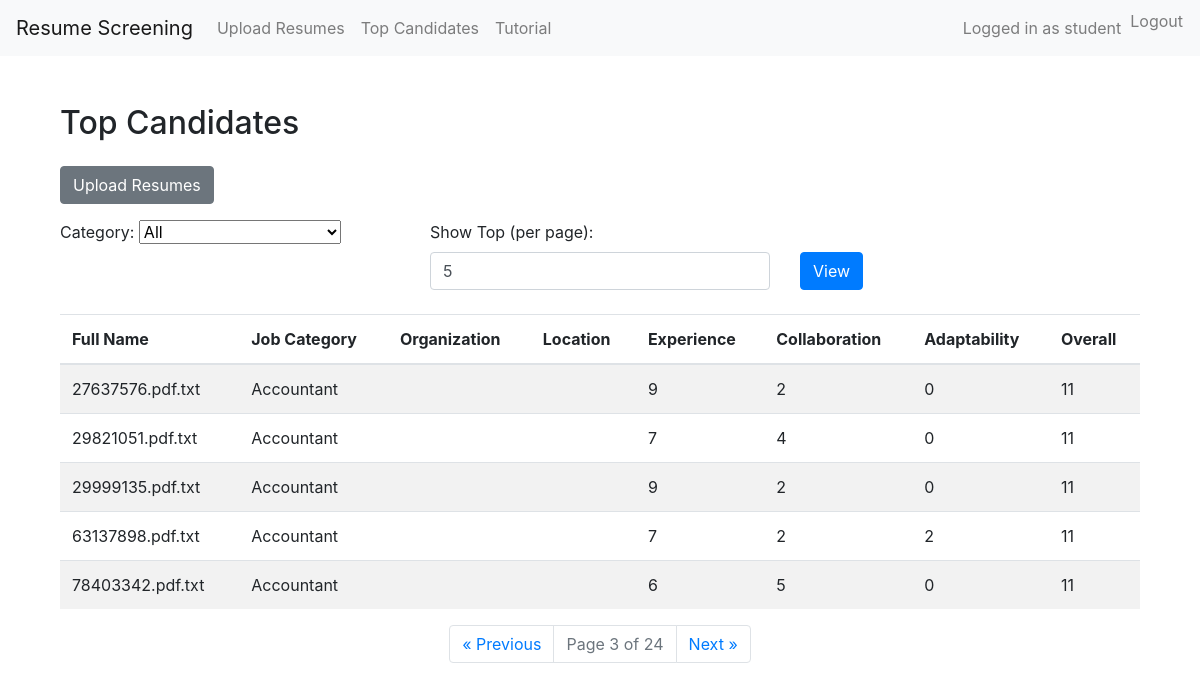
Page /upload/results/?page=3&category=&count=5 (signed in) on the committed database.
### screening/models.py (models this page shows, shortened)
class ScreeningResult(models.Model):
    resume = models.OneToOneField(Resume, on_delete=models.CASCADE)
    organization = models.CharField(max_length=255, blank=True)
    location = models.CharField(max_length=255, blank=True)
    skill_score = models.IntegerField(default=0)
    collaboration_score = models.IntegerField(default=0)
    adaptability_score = models.IntegerField(default=0)
    overall_score = models.IntegerField(default=0)

class Resume(models.Model):
    full_name = models.CharField(max_length=255, blank=True)
    file = models.FileField(upload_to="resumes/")
    job_category = models.CharField(max_length=50, choices=JOB_CATEGORIES)
    uploaded_at = models.DateTimeField(auto_now_add=True)

### screening/views.py (the view)
# urls.py: path('results/', views.top_candidates, name='top_candidates'),
@login_required
def top_candidates(request):
    selected_category = request.GET.get("category", "")
    selected_count = request.GET.get("count", "5")
    try:
        per_page = int(selected_count)
    except ValueError:
        per_page = 5
    results = ScreeningResult.objects.all().order_by("-overall_score")
    if selected_category:
        results = results.filter(resume__job_category=selected_category)
    paginator = Paginator(results, per_page)
    page_number = request.GET.get("page")
    try:
        results_page = paginator.page(page_number)
    except PageNotAnInteger:
        results_page = paginator.page(1)
    except EmptyPage:
        results_page = paginator.page(paginator.num_pages)
    job_categories = ResumeUploadForm.JOB_CATEGORIES
    return render(request, "screening/results.html", {
        "results": results_page,
        "job_categories": job_categories,
        "selected_category": selected_category,
        "selected_count": per_page,
    })

### screening/templates/screening/results.html (shortened to what this page needs)
{% extends "base.html" %}
{% block content %}
<div class="container mt-5">
    <h2 class="mb-4">Top Candidates</h2>
    <a href="{% url 'upload_resume' %}" class="btn btn-secondary mb-3">Upload Resumes</a>
    <form method="get" class="row g-3 mb-4">
        <div class="col-md-4">
            <label for="category" class="form-label">Category:</label>
            <select name="category" id="category" class="form-select">
                <option value="">All</option>
            </select>
        </div>
        <div class="col-md-4">
            <label for="count" class="form-label">Show Top (per page):</label>
            <input type="number" name="count" id="count" class="form-control" min="1" max="100" value="{{ selected_count|default:5 }}">
        </div>
        <div class="col-md-4 align-self-end">
            <button type="submit" class="btn btn-primary">View</button>
        </div>
    </form>
    {% if results %}
        <table class="table table-striped">
            <thead>
                <tr>
                    <th>Full Name</th>
                    <th>Job Category</th>
                    <th>Organization</th>
                    <th>Location</th>
                    <th>Experience</th>
                    <th>Collaboration</th>
                    <th>Adaptability</th>
                    <th>Overall</th>
                </tr>
            </thead>
            <tbody>
                {% for result in results %}
                    <tr>
                        <td>{{ result.resume.full_name }}</td>
                        <td>{{ result.resume.job_category }}</td>
                        <td>{{ result.organization }}</td>
                        <td>{{ result.location }}</td>
                        <td>{{ result.skill_score }}</td>
                        <td>{{ result.collaboration_score }}</td>
                        <td>{{ result.adaptability_score }}</td>
                        <td>{{ result.overall_score }}</td>
                    </tr>
                {% endfor %}
            </tbody>
        </table>
        <nav aria-label="Page navigation">
            <ul class="pagination justify-content-center">
                {% if results.has_previous %}
                    <li class="page-item">
                        <a class="page-link" href="?page={{ results.previous_page_number }}&category={{ selected_category }}&count={{ selected_count }}" aria-label="Previous">
                            <span aria-hidden="true">&laquo; Previous</span>
                        </a>
                    </li>
                {% else %}
                    <li class="page-item disabled">
                        <span class="page-link">&laquo; Previous</span>
                    </li>
                {% endif %}
                <li class="page-item disabled">
                    <span class="page-link">Page {{ results.number }} of {{ results.paginator.num_pages }}</span>
                </li>
                {% if results.has_next %}
                    <li class="page-item">
                        <a class="page-link" href="?page={{ results.next_page_number }}&category={{ selected_category }}&count={{ selected_count }}" aria-label="Next">
                            <span aria-hidden="true">Next &raquo;</span>
                        </a>
                    </li>
                {% else %}
                    <li class="page-item disabled">
                        <span class="page-link">Next &raquo;</span>
                    </li>
                {% endif %}
            </ul>
        </nav>
    {% else %}
        <p>No results found.</p>
    {% endif %}
</div>
{% endblock %}

### screening/templates/base.html (shortened to what this page needs)
<!DOCTYPE html>
<html lang="en">
<head>
    <link rel="stylesheet" href="https://stackpath.bootstrapcdn.com/bootstrap/4.5.2/css/bootstrap.min.css">
</head>
<body>
<nav class="navbar navbar-expand-lg navbar-light bg-light">
    <a class="navbar-brand" href="{% url 'upload_resume' %}">Resume Screening</a>
    <div class="collapse navbar-collapse">
        <ul class="navbar-nav mr-auto">
            <li class="nav-item"><a class="nav-link" href="{% url 'upload_resume' %}">Upload Resumes</a></li>
            <li class="nav-item"><a class="nav-link" href="{% url 'top_candidates' %}">Top Candidates</a></li>
            <li class="nav-item"><a class="nav-link" href="{% url 'tutorial' %}">Tutorial</a></li>
        </ul>
        <ul class="navbar-nav">
            {% if user.is_authenticated %}
                <li class="nav-item">
                    <span class="navbar-text mr-2">Logged in as {{ user.username }}</span>
                </li>
                <li class="nav-item">
                    <form method="post" action="{% url 'logout' %}" style="display:inline;">
                        <button type="submit" class="btn btn-link nav-link" style="padding: 0;">Logout</button>
                    </form>
                </li>
            {% else %}
                <li class="nav-item"><a class="nav-link" href="{% url 'login' %}">Login</a></li>
            {% endif %}
        </ul>
    </div>
</nav>
<div class="container mt-3">
    {% block content %}{% endblock %}
</div>
</body>
</html>

### rows in the picture
ScreeningResult: resume.full_name "27637576.pdf.txt", resume.job_category "Accountant", skill_score "9", collaboration_score "2", adaptability_score "0", overall_score "11"
ScreeningResult: resume.full_name "29821051.pdf.txt", resume.job_category "Accountant", skill_score "7", collaboration_score "4", adaptability_score "0", overall_score "11"
ScreeningResult: resume.full_name "29999135.pdf.txt", resume.job_category "Accountant", skill_score "9", collaboration_score "2", adaptability_score "0", overall_score "11"
ScreeningResult: resume.full_name "63137898.pdf.txt", resume.job_category "Accountant", skill_score "7", collaboration_score "2", adaptability_score "2", overall_score "11"
ScreeningResult: resume.full_name "78403342.pdf.txt", resume.job_category "Accountant", skill_score "6", collaboration_score "5", adaptability_score "0", overall_score "11"

### other values in the picture
{{ user.username }} "student"
{{ results.number }} "3"
{{ results.paginator.num_pages }} "24"
